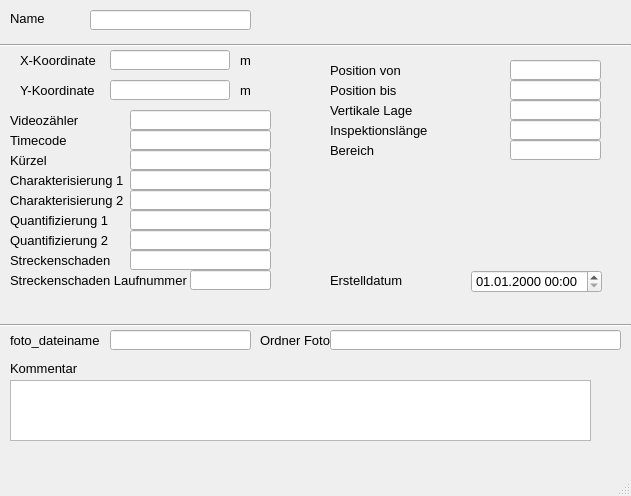
<?xml version="1.0" encoding="UTF-8"?>
<ui version="4.0">
 <class>MainWindow</class>
 <widget class="QMainWindow" name="MainWindow">
  <property name="enabled">
   <bool>true</bool>
  </property>
  <property name="geometry">
   <rect>
    <x>0</x>
    <y>0</y>
    <width>631</width>
    <height>496</height>
   </rect>
  </property>
  <property name="minimumSize">
   <size>
    <width>631</width>
    <height>393</height>
   </size>
  </property>
  <property name="font">
   <font>
    <family>Tahoma</family>
    <pointsize>10</pointsize>
   </font>
  </property>
  <property name="windowTitle">
   <string>MainWindow</string>
  </property>
  <widget class="QWidget" name="centralwidget">
   <widget class="QLabel" name="label">
    <property name="geometry">
     <rect>
      <x>10</x>
      <y>10</y>
      <width>46</width>
      <height>16</height>
     </rect>
    </property>
    <property name="text">
     <string>Name</string>
    </property>
   </widget>
   <widget class="Line" name="line">
    <property name="geometry">
     <rect>
      <x>0</x>
      <y>30</y>
      <width>631</width>
      <height>31</height>
     </rect>
    </property>
    <property name="orientation">
     <enum>Qt::Horizontal</enum>
    </property>
   </widget>
   <widget class="QLabel" name="label_14">
    <property name="geometry">
     <rect>
      <x>10</x>
      <y>360</y>
      <width>81</width>
      <height>16</height>
     </rect>
    </property>
    <property name="text">
     <string>Kommentar</string>
    </property>
   </widget>
   <widget class="QLabel" name="label_11">
    <property name="geometry">
     <rect>
      <x>240</x>
      <y>50</y>
      <width>41</width>
      <height>21</height>
     </rect>
    </property>
    <property name="text">
     <string>m</string>
    </property>
   </widget>
   <widget class="QLabel" name="label_70">
    <property name="geometry">
     <rect>
      <x>330</x>
      <y>270</y>
      <width>121</width>
      <height>21</height>
     </rect>
    </property>
    <property name="text">
     <string>Erstelldatum</string>
    </property>
   </widget>
   <widget class="QLabel" name="label_9">
    <property name="geometry">
     <rect>
      <x>20</x>
      <y>80</y>
      <width>81</width>
      <height>21</height>
     </rect>
    </property>
    <property name="text">
     <string>Y-Koordinate</string>
    </property>
   </widget>
   <widget class="QLabel" name="label_12">
    <property name="geometry">
     <rect>
      <x>240</x>
      <y>80</y>
      <width>41</width>
      <height>21</height>
     </rect>
    </property>
    <property name="text">
     <string>m</string>
    </property>
   </widget>
   <widget class="Line" name="line_2">
    <property name="geometry">
     <rect>
      <x>0</x>
      <y>310</y>
      <width>631</width>
      <height>31</height>
     </rect>
    </property>
    <property name="orientation">
     <enum>Qt::Horizontal</enum>
    </property>
   </widget>
   <widget class="QLabel" name="label_6">
    <property name="geometry">
     <rect>
      <x>20</x>
      <y>50</y>
      <width>81</width>
      <height>21</height>
     </rect>
    </property>
    <property name="text">
     <string>X-Koordinate</string>
    </property>
   </widget>
   <widget class="QLineEdit" name="untersuchsch">
    <property name="geometry">
     <rect>
      <x>90</x>
      <y>10</y>
      <width>161</width>
      <height>20</height>
     </rect>
    </property>
   </widget>
   <widget class="QTextEdit" name="kommentar">
    <property name="geometry">
     <rect>
      <x>10</x>
      <y>380</y>
      <width>581</width>
      <height>61</height>
     </rect>
    </property>
   </widget>
   <widget class="QgsDateTimeEdit" name="createdat">
    <property name="geometry">
     <rect>
      <x>471</x>
      <y>270</y>
      <width>131</width>
      <height>23</height>
     </rect>
    </property>
    <property name="currentSection">
     <enum>QDateTimeEdit::DaySection</enum>
    </property>
    <property name="displayFormat">
     <string>dd.MM.yyyy HH:mm</string>
    </property>
   </widget>
   <widget class="QLineEdit" name="y">
    <property name="geometry">
     <rect>
      <x>110</x>
      <y>80</y>
      <width>120</width>
      <height>20</height>
     </rect>
    </property>
    <property name="readOnly">
     <bool>true</bool>
    </property>
   </widget>
   <widget class="QLineEdit" name="x">
    <property name="geometry">
     <rect>
      <x>110</x>
      <y>50</y>
      <width>120</width>
      <height>20</height>
     </rect>
    </property>
    <property name="readOnly">
     <bool>true</bool>
    </property>
   </widget>
   <widget class="QLabel" name="label_19">
    <property name="geometry">
     <rect>
      <x>10</x>
      <y>110</y>
      <width>101</width>
      <height>21</height>
     </rect>
    </property>
    <property name="text">
     <string>Videozähler</string>
    </property>
   </widget>
   <widget class="QLineEdit" name="videozaehler">
    <property name="geometry">
     <rect>
      <x>130</x>
      <y>110</y>
      <width>141</width>
      <height>20</height>
     </rect>
    </property>
    <property name="toolTip">
     <string>&lt;html&gt;&lt;head/&gt;&lt;body&gt;&lt;p&gt;&lt;span style=&quot; font-size:10pt;&quot;&gt;vorgegebene Haltungslänge, falls diese nicht automatisch berechnet werden soll&lt;/span&gt;&lt;/p&gt;&lt;/body&gt;&lt;/html&gt;</string>
    </property>
   </widget>
   <widget class="QLineEdit" name="timecode">
    <property name="geometry">
     <rect>
      <x>130</x>
      <y>130</y>
      <width>141</width>
      <height>20</height>
     </rect>
    </property>
    <property name="toolTip">
     <string>&lt;html&gt;&lt;head/&gt;&lt;body&gt;&lt;p&gt;&lt;span style=&quot; font-size:10pt;&quot;&gt;vorgegebene Haltungslänge, falls diese nicht automatisch berechnet werden soll&lt;/span&gt;&lt;/p&gt;&lt;/body&gt;&lt;/html&gt;</string>
    </property>
    <property name="text">
     <string/>
    </property>
   </widget>
   <widget class="QLabel" name="label_20">
    <property name="geometry">
     <rect>
      <x>10</x>
      <y>130</y>
      <width>101</width>
      <height>21</height>
     </rect>
    </property>
    <property name="text">
     <string>Timecode</string>
    </property>
   </widget>
   <widget class="QLabel" name="label_26">
    <property name="geometry">
     <rect>
      <x>10</x>
      <y>210</y>
      <width>151</width>
      <height>21</height>
     </rect>
    </property>
    <property name="text">
     <string>Quantifizierung 1</string>
    </property>
   </widget>
   <widget class="QLineEdit" name="quantnr1">
    <property name="geometry">
     <rect>
      <x>130</x>
      <y>210</y>
      <width>141</width>
      <height>20</height>
     </rect>
    </property>
    <property name="toolTip">
     <string>&lt;html&gt;&lt;head/&gt;&lt;body&gt;&lt;p&gt;&lt;span style=&quot; font-size:10pt;&quot;&gt;vorgegebene Haltungslänge, falls diese nicht automatisch berechnet werden soll&lt;/span&gt;&lt;/p&gt;&lt;/body&gt;&lt;/html&gt;</string>
    </property>
   </widget>
   <widget class="QLabel" name="label_23">
    <property name="geometry">
     <rect>
      <x>10</x>
      <y>150</y>
      <width>151</width>
      <height>21</height>
     </rect>
    </property>
    <property name="text">
     <string>Kürzel</string>
    </property>
   </widget>
   <widget class="QLineEdit" name="quantnr2">
    <property name="geometry">
     <rect>
      <x>130</x>
      <y>230</y>
      <width>141</width>
      <height>20</height>
     </rect>
    </property>
    <property name="toolTip">
     <string>&lt;html&gt;&lt;head/&gt;&lt;body&gt;&lt;p&gt;&lt;span style=&quot; font-size:10pt;&quot;&gt;vorgegebene Haltungslänge, falls diese nicht automatisch berechnet werden soll&lt;/span&gt;&lt;/p&gt;&lt;/body&gt;&lt;/html&gt;</string>
    </property>
   </widget>
   <widget class="QLineEdit" name="charakt1">
    <property name="geometry">
     <rect>
      <x>130</x>
      <y>170</y>
      <width>141</width>
      <height>20</height>
     </rect>
    </property>
    <property name="toolTip">
     <string>&lt;html&gt;&lt;head/&gt;&lt;body&gt;&lt;p&gt;&lt;span style=&quot; font-size:10pt;&quot;&gt;vorgegebene Haltungslänge, falls diese nicht automatisch berechnet werden soll&lt;/span&gt;&lt;/p&gt;&lt;/body&gt;&lt;/html&gt;</string>
    </property>
   </widget>
   <widget class="QLabel" name="label_25">
    <property name="geometry">
     <rect>
      <x>10</x>
      <y>190</y>
      <width>151</width>
      <height>21</height>
     </rect>
    </property>
    <property name="text">
     <string>Charakterisierung 2</string>
    </property>
   </widget>
   <widget class="QLineEdit" name="charakt2">
    <property name="geometry">
     <rect>
      <x>130</x>
      <y>190</y>
      <width>141</width>
      <height>20</height>
     </rect>
    </property>
    <property name="toolTip">
     <string>&lt;html&gt;&lt;head/&gt;&lt;body&gt;&lt;p&gt;&lt;span style=&quot; font-size:10pt;&quot;&gt;vorgegebene Haltungslänge, falls diese nicht automatisch berechnet werden soll&lt;/span&gt;&lt;/p&gt;&lt;/body&gt;&lt;/html&gt;</string>
    </property>
   </widget>
   <widget class="QLineEdit" name="kuerzel">
    <property name="geometry">
     <rect>
      <x>130</x>
      <y>150</y>
      <width>141</width>
      <height>20</height>
     </rect>
    </property>
    <property name="toolTip">
     <string>&lt;html&gt;&lt;head/&gt;&lt;body&gt;&lt;p&gt;&lt;span style=&quot; font-size:10pt;&quot;&gt;vorgegebene Haltungslänge, falls diese nicht automatisch berechnet werden soll&lt;/span&gt;&lt;/p&gt;&lt;/body&gt;&lt;/html&gt;</string>
    </property>
   </widget>
   <widget class="QLabel" name="label_27">
    <property name="geometry">
     <rect>
      <x>10</x>
      <y>230</y>
      <width>151</width>
      <height>21</height>
     </rect>
    </property>
    <property name="text">
     <string>Quantifizierung 2</string>
    </property>
   </widget>
   <widget class="QLabel" name="label_24">
    <property name="geometry">
     <rect>
      <x>10</x>
      <y>170</y>
      <width>151</width>
      <height>21</height>
     </rect>
    </property>
    <property name="text">
     <string>Charakterisierung 1</string>
    </property>
   </widget>
   <widget class="QLineEdit" name="streckenschaden">
    <property name="geometry">
     <rect>
      <x>130</x>
      <y>250</y>
      <width>141</width>
      <height>20</height>
     </rect>
    </property>
    <property name="toolTip">
     <string>&lt;html&gt;&lt;head/&gt;&lt;body&gt;&lt;p&gt;&lt;span style=&quot; font-size:10pt;&quot;&gt;vorgegebene Haltungslänge, falls diese nicht automatisch berechnet werden soll&lt;/span&gt;&lt;/p&gt;&lt;/body&gt;&lt;/html&gt;</string>
    </property>
   </widget>
   <widget class="QLineEdit" name="streckenschaden_lfdnr">
    <property name="geometry">
     <rect>
      <x>190</x>
      <y>270</y>
      <width>81</width>
      <height>20</height>
     </rect>
    </property>
    <property name="toolTip">
     <string>&lt;html&gt;&lt;head/&gt;&lt;body&gt;&lt;p&gt;&lt;span style=&quot; font-size:10pt;&quot;&gt;vorgegebene Haltungslänge, falls diese nicht automatisch berechnet werden soll&lt;/span&gt;&lt;/p&gt;&lt;/body&gt;&lt;/html&gt;</string>
    </property>
   </widget>
   <widget class="QLineEdit" name="pos_bis">
    <property name="geometry">
     <rect>
      <x>510</x>
      <y>80</y>
      <width>91</width>
      <height>20</height>
     </rect>
    </property>
    <property name="toolTip">
     <string>&lt;html&gt;&lt;head/&gt;&lt;body&gt;&lt;p&gt;&lt;span style=&quot; font-size:10pt;&quot;&gt;vorgegebene Haltungslänge, falls diese nicht automatisch berechnet werden soll&lt;/span&gt;&lt;/p&gt;&lt;/body&gt;&lt;/html&gt;</string>
    </property>
   </widget>
   <widget class="QLabel" name="label_18">
    <property name="geometry">
     <rect>
      <x>330</x>
      <y>60</y>
      <width>151</width>
      <height>21</height>
     </rect>
    </property>
    <property name="text">
     <string>Position von</string>
    </property>
   </widget>
   <widget class="QLineEdit" name="pos_von">
    <property name="geometry">
     <rect>
      <x>510</x>
      <y>60</y>
      <width>91</width>
      <height>20</height>
     </rect>
    </property>
    <property name="toolTip">
     <string>&lt;html&gt;&lt;head/&gt;&lt;body&gt;&lt;p&gt;&lt;span style=&quot; font-size:10pt;&quot;&gt;vorgegebene Haltungslänge, falls diese nicht automatisch berechnet werden soll&lt;/span&gt;&lt;/p&gt;&lt;/body&gt;&lt;/html&gt;</string>
    </property>
   </widget>
   <widget class="QLabel" name="label_29">
    <property name="geometry">
     <rect>
      <x>10</x>
      <y>270</y>
      <width>211</width>
      <height>21</height>
     </rect>
    </property>
    <property name="text">
     <string>Streckenschaden Laufnummer</string>
    </property>
   </widget>
   <widget class="QLabel" name="label_51">
    <property name="geometry">
     <rect>
      <x>330</x>
      <y>100</y>
      <width>151</width>
      <height>21</height>
     </rect>
    </property>
    <property name="text">
     <string>Vertikale Lage</string>
    </property>
   </widget>
   <widget class="QLineEdit" name="vertikale_lage">
    <property name="geometry">
     <rect>
      <x>510</x>
      <y>100</y>
      <width>91</width>
      <height>20</height>
     </rect>
    </property>
    <property name="toolTip">
     <string>&lt;html&gt;&lt;head/&gt;&lt;body&gt;&lt;p&gt;&lt;span style=&quot; font-size:10pt;&quot;&gt;vorgegebene Haltungslänge, falls diese nicht automatisch berechnet werden soll&lt;/span&gt;&lt;/p&gt;&lt;/body&gt;&lt;/html&gt;</string>
    </property>
   </widget>
   <widget class="QLabel" name="label_30">
    <property name="geometry">
     <rect>
      <x>330</x>
      <y>80</y>
      <width>151</width>
      <height>21</height>
     </rect>
    </property>
    <property name="text">
     <string>Position bis</string>
    </property>
   </widget>
   <widget class="QLabel" name="label_28">
    <property name="geometry">
     <rect>
      <x>10</x>
      <y>250</y>
      <width>161</width>
      <height>21</height>
     </rect>
    </property>
    <property name="text">
     <string>Streckenschaden</string>
    </property>
   </widget>
   <widget class="QLineEdit" name="bereich">
    <property name="geometry">
     <rect>
      <x>510</x>
      <y>140</y>
      <width>91</width>
      <height>20</height>
     </rect>
    </property>
    <property name="toolTip">
     <string>&lt;html&gt;&lt;head/&gt;&lt;body&gt;&lt;p&gt;&lt;span style=&quot; font-size:10pt;&quot;&gt;vorgegebene Haltungslänge, falls diese nicht automatisch berechnet werden soll&lt;/span&gt;&lt;/p&gt;&lt;/body&gt;&lt;/html&gt;</string>
    </property>
   </widget>
   <widget class="QLabel" name="label_52">
    <property name="geometry">
     <rect>
      <x>330</x>
      <y>140</y>
      <width>151</width>
      <height>21</height>
     </rect>
    </property>
    <property name="text">
     <string>Bereich</string>
    </property>
   </widget>
   <widget class="QLineEdit" name="ordner">
    <property name="geometry">
     <rect>
      <x>330</x>
      <y>330</y>
      <width>291</width>
      <height>20</height>
     </rect>
    </property>
    <property name="toolTip">
     <string>&lt;html&gt;&lt;head/&gt;&lt;body&gt;&lt;p&gt;&lt;span style=&quot; font-size:10pt;&quot;&gt;vorgegebene Haltungslänge, falls diese nicht automatisch berechnet werden soll&lt;/span&gt;&lt;/p&gt;&lt;/body&gt;&lt;/html&gt;</string>
    </property>
   </widget>
   <widget class="QLabel" name="label_33">
    <property name="geometry">
     <rect>
      <x>260</x>
      <y>330</y>
      <width>151</width>
      <height>21</height>
     </rect>
    </property>
    <property name="text">
     <string>Ordner Foto</string>
    </property>
   </widget>
   <widget class="QLineEdit" name="foto_dateiname">
    <property name="geometry">
     <rect>
      <x>110</x>
      <y>330</y>
      <width>141</width>
      <height>20</height>
     </rect>
    </property>
    <property name="toolTip">
     <string>&lt;html&gt;&lt;head/&gt;&lt;body&gt;&lt;p&gt;&lt;span style=&quot; font-size:10pt;&quot;&gt;vorgegebene Haltungslänge, falls diese nicht automatisch berechnet werden soll&lt;/span&gt;&lt;/p&gt;&lt;/body&gt;&lt;/html&gt;</string>
    </property>
   </widget>
   <widget class="QLabel" name="label_31">
    <property name="geometry">
     <rect>
      <x>10</x>
      <y>330</y>
      <width>151</width>
      <height>21</height>
     </rect>
    </property>
    <property name="text">
     <string>foto_dateiname</string>
    </property>
   </widget>
   <widget class="QLabel" name="label_58">
    <property name="geometry">
     <rect>
      <x>330</x>
      <y>140</y>
      <width>151</width>
      <height>21</height>
     </rect>
    </property>
    <property name="text">
     <string/>
    </property>
   </widget>
   <widget class="QLineEdit" name="inspektionslaenge">
    <property name="geometry">
     <rect>
      <x>510</x>
      <y>120</y>
      <width>91</width>
      <height>20</height>
     </rect>
    </property>
    <property name="toolTip">
     <string>&lt;html&gt;&lt;head/&gt;&lt;body&gt;&lt;p&gt;&lt;span style=&quot; font-size:10pt;&quot;&gt;vorgegebene Haltungslänge, falls diese nicht automatisch berechnet werden soll&lt;/span&gt;&lt;/p&gt;&lt;/body&gt;&lt;/html&gt;</string>
    </property>
   </widget>
   <widget class="QLabel" name="label_59">
    <property name="geometry">
     <rect>
      <x>330</x>
      <y>120</y>
      <width>151</width>
      <height>21</height>
     </rect>
    </property>
    <property name="text">
     <string>Inspektionslänge</string>
    </property>
   </widget>
  </widget>
  <widget class="QMenuBar" name="menubar">
   <property name="geometry">
    <rect>
     <x>0</x>
     <y>0</y>
     <width>631</width>
     <height>21</height>
    </rect>
   </property>
  </widget>
  <widget class="QStatusBar" name="statusbar"/>
 </widget>
 <customwidgets>
  <customwidget>
   <class>QgsDateTimeEdit</class>
   <extends>QDateTimeEdit</extends>
   <header>qgsdatetimeedit.h</header>
  </customwidget>
 </customwidgets>
 <tabstops>
  <tabstop>untersuchsch</tabstop>
  <tabstop>createdat</tabstop>
  <tabstop>kommentar</tabstop>
 </tabstops>
 <resources/>
 <connections/>
</ui>
